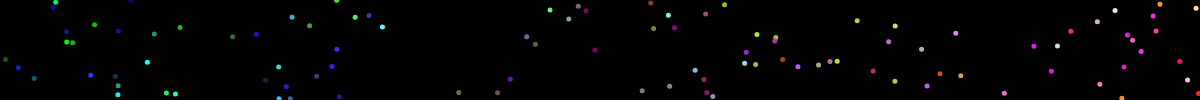
Frame 1 (no input)
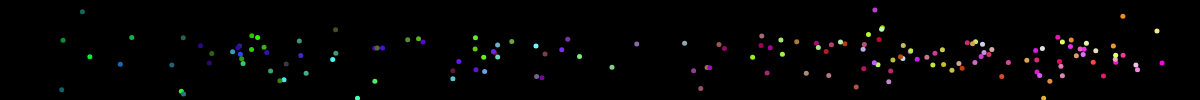
Frame 60 (no input)
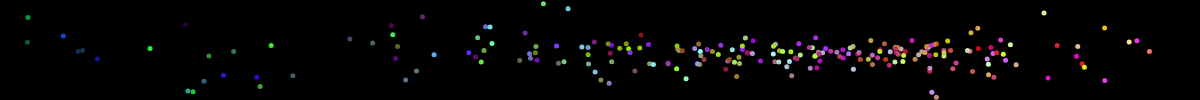
Frame 120 (the mouse pressed at the canvas centre since frame 60)

The p5.js sketch that drew these frames (run headless with seeded random() and noise() and a simulated clock; from frame 60 on, the mouse is pressed at the canvas centre):

// p5.js sketch
// ── sketch.js
var coords = [],
	beginX,
	beginY,
	endX,
	endY,
	bias = 0.075,
	birds = 100,
	randX, randY;

function setup() {
	createCanvas(document.body.clientWidth, document.body.clientHeight);
	frameRate(100);

	beginX = 0;
	beginY = 0;
	endX = width;
	endY = height;
	
	for (var i = 0; i < birds; i++) {
		coords.push(getCoords());
	}
}

function draw() {
	background(0);
	noStroke();
	for (var i = 0; i < coords.length; i++) {
		if (coords[i][0] < beginX || coords[i][0] > endX || coords[i][1] < beginY || coords[i][1] > endY) {
			coords.splice(i, 1, getCoords());
		}

		fill(map(coords[i][0], 0, width, 0, 255), coords[i][6][1], coords[i][6][2]);
		ellipse(coords[i][0], coords[i][1], 5, 5);
		var temp = getBias(beginX, endX, coords[i][0], coords[i][2], coords[i][4]);
		var temp2 = getBias(beginY, endY, coords[i][1], coords[i][3], coords[i][5]);
		coords[i][2] = temp[0];
		coords[i][4] = temp[1];
		coords[i][3] = temp2[0];
		coords[i][5] = temp2[1];
		coords[i][0] += coords[i][2];
		coords[i][1] += coords[i][3];
	}

	if (coords.length < birds * 10) {
		coords.push(getCoords());
	}
}

function getCoords() {
	var x = random(beginX, endX);
	var y = random(beginY, endY);
	var dirX = 1;
	var dirY = random(-1, 1);
	var c = [random(0, 255), random(0, 255), random(0, 255)];

	return [x, y, dirX, dirY, true, true, c];
}

function getBias(start, end, coord, speed, dirX, dirY) {
	var middle = (end - start) / 2;
	
	if (coord >= end - speed * 100) {
		dirX = false;
	} else if (coord <= start + Math.abs(speed * 100)) {
		dirX = true;
	}

	if (dirX) {
		speed += bias + getRandomBias();
	} else {
		speed -= bias + getRandomBias();
	}

	return [speed, dirX];
}

function getRandomBias() {
	return random(-0.25, 0.25);
}
